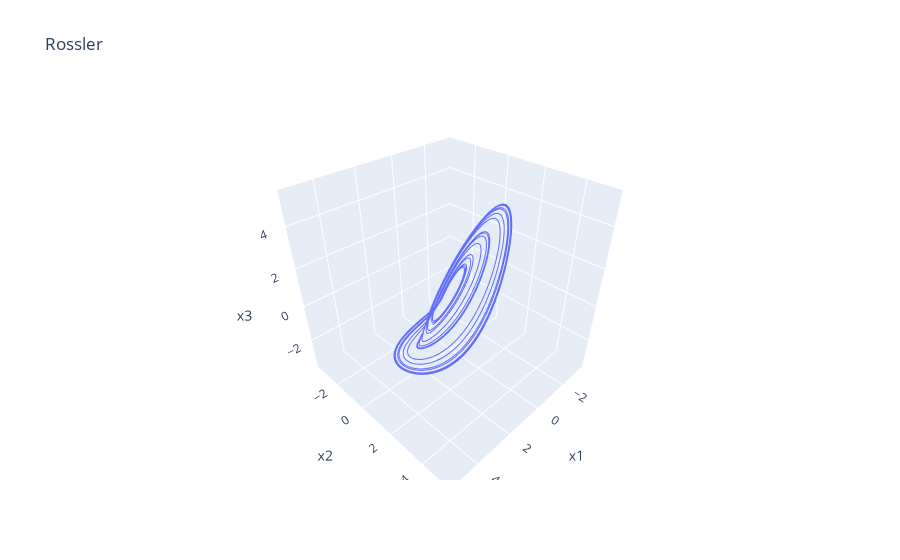

Notebook cell for this chart:
### Code cell
px.line_3d(rossler_emb,x='x1',y='x2',z='x3',title='Rossler')

### Figure 1 — Plotly figure (JSON) as saved in the notebook; plotly's stock layout.template omitted (floating-point values rounded to 4 significant figures; data arrays with more than 128 entries replaced by an {"elided": "..."} marker saying what was removed)
{"data": [{"hovertemplate": "x1=%{x}<br>x2=%{y}<br>x3=%{z}<extra></extra>", "legendgroup": "", "line": {"color": "#636efa", "dash": "solid"}, "marker": {"symbol": "circle"}, "mode": "lines", "name": "", "scene": "scene", "showlegend": false, "type": "scatter3d", "x": {"elided": "9805 float values"}, "y": {"elided": "9805 float values"}, "z": {"elided": "9805 float values"}}], "layout": {"legend": {"tracegroupgap": 0}, "scene": {"domain": {"x": [0, 1], "y": [0, 1]}, "xaxis": {"title": {"text": "x1"}}, "yaxis": {"title": {"text": "x2"}}, "zaxis": {"title": {"text": "x3"}}}, "title": {"text": "Rossler"}}}
